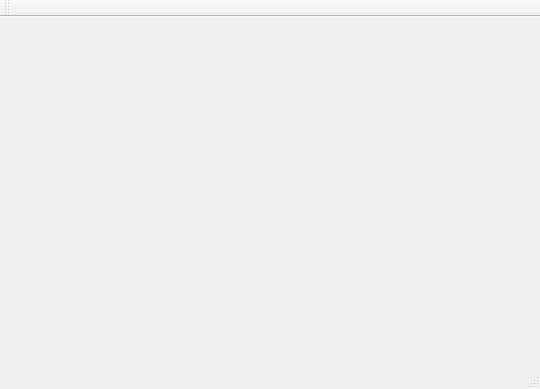
<?xml version="1.0" encoding="UTF-8"?>
<ui version="4.0">
 <class>MainWindow</class>
 <widget class="QMainWindow" name="MainWindow">
  <property name="geometry">
   <rect>
    <x>0</x>
    <y>0</y>
    <width>540</width>
    <height>389</height>
   </rect>
  </property>
  <property name="windowTitle">
   <string>MainWindow</string>
  </property>
  <widget class="QWidget" name="centralWidget">
   <widget class="QWidget" name="">
    <property name="geometry">
     <rect>
      <x>20</x>
      <y>259</y>
      <width>426</width>
      <height>22</height>
     </rect>
    </property>
    <layout class="QHBoxLayout" name="horizontalLayout">
     <item>
      <widget class="QPushButton" name="preBtn">
       <property name="text">
        <string/>
       </property>
      </widget>
     </item>
     <item>
      <widget class="QPushButton" name="playBtn">
       <property name="text">
        <string/>
       </property>
      </widget>
     </item>
     <item>
      <widget class="QPushButton" name="nextBtn">
       <property name="text">
        <string/>
       </property>
      </widget>
     </item>
     <item>
      <widget class="QPushButton" name="modeBtn">
       <property name="text">
        <string/>
       </property>
      </widget>
     </item>
     <item>
      <widget class="QPushButton" name="listBtn">
       <property name="text">
        <string/>
       </property>
      </widget>
     </item>
    </layout>
   </widget>
  </widget>
  <widget class="QToolBar" name="mainToolBar">
   <attribute name="toolBarArea">
    <enum>TopToolBarArea</enum>
   </attribute>
   <attribute name="toolBarBreak">
    <bool>false</bool>
   </attribute>
  </widget>
  <widget class="QMenuBar" name="menuBar">
   <property name="geometry">
    <rect>
     <x>0</x>
     <y>0</y>
     <width>540</width>
     <height>21</height>
    </rect>
   </property>
  </widget>
  <widget class="QStatusBar" name="statusBar"/>
 </widget>
 <layoutdefault spacing="6" margin="11"/>
 <resources/>
 <connections/>
</ui>
